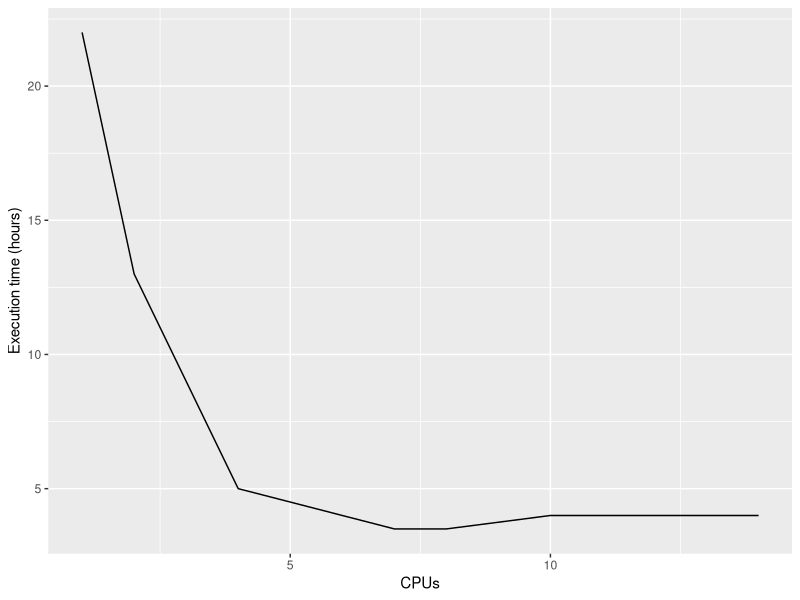
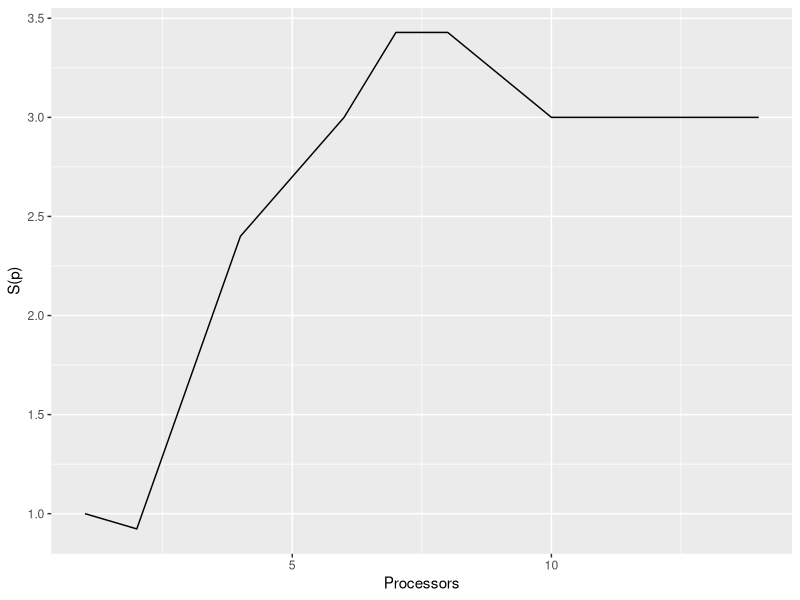

Reproduce these figures in R, in order.
## ---- chunk 1
knitr::opts_chunk$set(echo = TRUE)
## ---- chunk 2
library(ggplot2)
cat("Average run time chart according to the number of CPUs")
mean_values <- c(22,13,5,4,3.5,3.5,4,4,4)
df <- data.frame(CPUs = c(1,2,4,6,7,8,10,12,14),Execution_time = mean_values)
ggplot(df)+geom_line(aes(CPUs,Execution_time))+labs(y = "Execution time (hours)")
## ---- chunk 3

values <- c(12/12,12/13,12/5,12/4,12/3.5,12/3.5,12/4,12/4,12/4)
process <- c(1,2,4,6,7,8,10,12,14)
df <- data.frame(Processors = process, Valeurs = values)
ggplot(df)+geom_line(aes(Processors,Valeurs))+labs(y = "S(p)")
